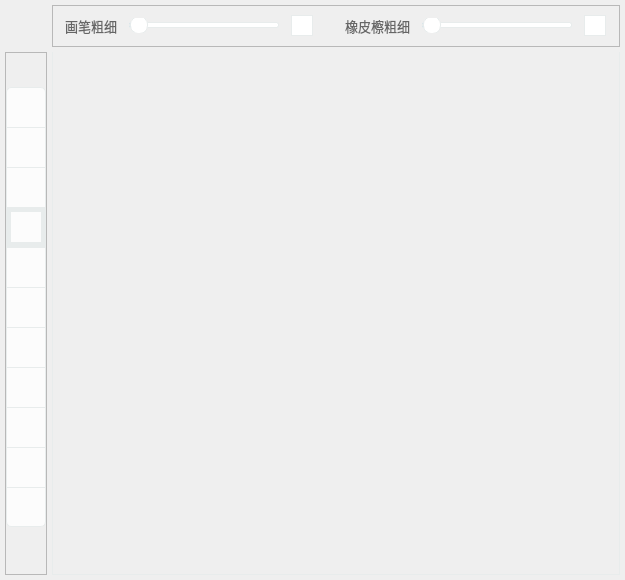
<?xml version="1.0" encoding="UTF-8"?>
<ui version="4.0">
 <class>WhiteBoardWidget</class>
 <widget class="QWidget" name="WhiteBoardWidget">
  <property name="geometry">
   <rect>
    <x>0</x>
    <y>0</y>
    <width>625</width>
    <height>580</height>
   </rect>
  </property>
  <property name="minimumSize">
   <size>
    <width>625</width>
    <height>580</height>
   </size>
  </property>
  <property name="windowTitle">
   <string>Form</string>
  </property>
  <layout class="QGridLayout" name="gridLayout">
   <property name="leftMargin">
    <number>5</number>
   </property>
   <property name="topMargin">
    <number>5</number>
   </property>
   <property name="rightMargin">
    <number>5</number>
   </property>
   <property name="bottomMargin">
    <number>5</number>
   </property>
   <property name="spacing">
    <number>5</number>
   </property>
   <item row="1" column="0">
    <widget class="QFrame" name="btn_tool_bar_frame">
     <property name="minimumSize">
      <size>
       <width>42</width>
       <height>0</height>
      </size>
     </property>
     <property name="frameShape">
      <enum>QFrame::StyledPanel</enum>
     </property>
     <property name="frameShadow">
      <enum>QFrame::Raised</enum>
     </property>
     <layout class="QVBoxLayout" name="verticalLayout">
      <property name="spacing">
       <number>0</number>
      </property>
      <property name="leftMargin">
       <number>0</number>
      </property>
      <property name="topMargin">
       <number>0</number>
      </property>
      <property name="rightMargin">
       <number>0</number>
      </property>
      <property name="bottomMargin">
       <number>0</number>
      </property>
      <item>
       <widget class="QPushButton" name="add_board_btn">
        <property name="cursor">
         <cursorShape>PointingHandCursor</cursorShape>
        </property>
        <property name="toolTip">
         <string>新建画板</string>
        </property>
        <property name="styleSheet">
         <string notr="true">QPushButton {
	border: none;
	background: none;
}</string>
        </property>
        <property name="text">
         <string/>
        </property>
        <property name="icon">
         <iconset resource="../../Status.qrc">
          <normaloff>:/button/Resources/material/button/新建.png</normaloff>:/button/Resources/material/button/新建.png</iconset>
        </property>
        <property name="iconSize">
         <size>
          <width>20</width>
          <height>20</height>
         </size>
        </property>
       </widget>
      </item>
      <item>
       <spacer name="verticalSpacer_2">
        <property name="orientation">
         <enum>Qt::Vertical</enum>
        </property>
        <property name="sizeType">
         <enum>QSizePolicy::Fixed</enum>
        </property>
        <property name="sizeHint" stdset="0">
         <size>
          <width>20</width>
          <height>20</height>
         </size>
        </property>
       </spacer>
      </item>
      <item>
       <widget class="QPushButton" name="black_pen_btn">
        <property name="minimumSize">
         <size>
          <width>40</width>
          <height>40</height>
         </size>
        </property>
        <property name="maximumSize">
         <size>
          <width>40</width>
          <height>40</height>
         </size>
        </property>
        <property name="cursor">
         <cursorShape>PointingHandCursor</cursorShape>
        </property>
        <property name="toolTip">
         <string>黑笔</string>
        </property>
        <property name="styleSheet">
         <string notr="true">QPushButton {
	border: 1px solid #E8ECEC;
	border-bottom: none;
	border-top-left-radius: 5px;
	border-top-right-radius: 5px;
	background-color: #FCFCFC;
}

QPushButton:hover {
	background-color: #E3E3E3;
}

QPushButton:checked {
	background-color: #CACACA;
}</string>
        </property>
        <property name="text">
         <string/>
        </property>
        <property name="icon">
         <iconset resource="../../Status.qrc">
          <normaloff>:/button/Resources/material/button/pen#000000.png</normaloff>:/button/Resources/material/button/pen#000000.png</iconset>
        </property>
        <property name="iconSize">
         <size>
          <width>20</width>
          <height>20</height>
         </size>
        </property>
        <property name="checkable">
         <bool>true</bool>
        </property>
       </widget>
      </item>
      <item>
       <widget class="QPushButton" name="red_pen_btn">
        <property name="minimumSize">
         <size>
          <width>40</width>
          <height>40</height>
         </size>
        </property>
        <property name="maximumSize">
         <size>
          <width>40</width>
          <height>40</height>
         </size>
        </property>
        <property name="cursor">
         <cursorShape>PointingHandCursor</cursorShape>
        </property>
        <property name="toolTip">
         <string>红笔</string>
        </property>
        <property name="styleSheet">
         <string notr="true">QPushButton {
	border: 1px solid #E8ECEC;
	border-bottom: none;
	background-color: #FCFCFC;
}

QPushButton:hover {
	background-color: #E3E3E3;
}

QPushButton:checked {
	background-color: #CACACA;
}</string>
        </property>
        <property name="text">
         <string/>
        </property>
        <property name="icon">
         <iconset resource="../../Status.qrc">
          <normaloff>:/button/Resources/material/button/pend#d81e06.png</normaloff>:/button/Resources/material/button/pend#d81e06.png</iconset>
        </property>
        <property name="iconSize">
         <size>
          <width>20</width>
          <height>20</height>
         </size>
        </property>
        <property name="checkable">
         <bool>true</bool>
        </property>
       </widget>
      </item>
      <item>
       <widget class="QPushButton" name="blue_pen_btn">
        <property name="minimumSize">
         <size>
          <width>40</width>
          <height>40</height>
         </size>
        </property>
        <property name="maximumSize">
         <size>
          <width>40</width>
          <height>40</height>
         </size>
        </property>
        <property name="cursor">
         <cursorShape>PointingHandCursor</cursorShape>
        </property>
        <property name="toolTip">
         <string>蓝笔</string>
        </property>
        <property name="styleSheet">
         <string notr="true">QPushButton {
	border: 1px solid #E8ECEC;
	border-bottom: none;
	background-color: #FCFCFC;
}

QPushButton:hover {
	background-color: #E3E3E3;
}

QPushButton:checked {
	background-color: #CACACA;
}</string>
        </property>
        <property name="text">
         <string/>
        </property>
        <property name="icon">
         <iconset resource="../../Status.qrc">
          <normaloff>:/button/Resources/material/button/pen#1296db.png</normaloff>:/button/Resources/material/button/pen#1296db.png</iconset>
        </property>
        <property name="iconSize">
         <size>
          <width>20</width>
          <height>20</height>
         </size>
        </property>
        <property name="checkable">
         <bool>true</bool>
        </property>
       </widget>
      </item>
      <item>
       <widget class="QPushButton" name="color_pen_btn">
        <property name="minimumSize">
         <size>
          <width>40</width>
          <height>40</height>
         </size>
        </property>
        <property name="maximumSize">
         <size>
          <width>40</width>
          <height>40</height>
         </size>
        </property>
        <property name="cursor">
         <cursorShape>PointingHandCursor</cursorShape>
        </property>
        <property name="toolTip">
         <string>自定义颜色</string>
        </property>
        <property name="styleSheet">
         <string notr="true">QPushButton {
	border: 5px solid #E8ECEC;
	background-color: #FCFCFC;
}

QPushButton:hover {
	background-color: #E3E3E3;
}

QPushButton:checked {
	background-color: #CACACA;
}</string>
        </property>
        <property name="text">
         <string/>
        </property>
        <property name="icon">
         <iconset resource="../../Status.qrc">
          <normaloff>:/button/Resources/material/button/color.png</normaloff>:/button/Resources/material/button/color.png</iconset>
        </property>
        <property name="iconSize">
         <size>
          <width>20</width>
          <height>20</height>
         </size>
        </property>
        <property name="checkable">
         <bool>true</bool>
        </property>
       </widget>
      </item>
      <item>
       <widget class="QPushButton" name="text_btn">
        <property name="minimumSize">
         <size>
          <width>40</width>
          <height>40</height>
         </size>
        </property>
        <property name="maximumSize">
         <size>
          <width>40</width>
          <height>40</height>
         </size>
        </property>
        <property name="cursor">
         <cursorShape>PointingHandCursor</cursorShape>
        </property>
        <property name="toolTip">
         <string>插入文本</string>
        </property>
        <property name="styleSheet">
         <string notr="true">QPushButton {
	border: 1px solid #E8ECEC;
	border-bottom: none;
	background-color: #FCFCFC;
}

QPushButton:hover {
	background-color: #E3E3E3;
}

QPushButton:checked {
	background-color: #CACACA;
}</string>
        </property>
        <property name="text">
         <string/>
        </property>
        <property name="icon">
         <iconset resource="../../Status.qrc">
          <normaloff>:/button/Resources/material/button/text.png</normaloff>:/button/Resources/material/button/text.png</iconset>
        </property>
        <property name="iconSize">
         <size>
          <width>20</width>
          <height>20</height>
         </size>
        </property>
        <property name="checkable">
         <bool>true</bool>
        </property>
       </widget>
      </item>
      <item>
       <widget class="QPushButton" name="line_btn">
        <property name="minimumSize">
         <size>
          <width>40</width>
          <height>40</height>
         </size>
        </property>
        <property name="maximumSize">
         <size>
          <width>40</width>
          <height>40</height>
         </size>
        </property>
        <property name="cursor">
         <cursorShape>PointingHandCursor</cursorShape>
        </property>
        <property name="toolTip">
         <string>直线</string>
        </property>
        <property name="styleSheet">
         <string notr="true">QPushButton {
	border: 1px solid #E8ECEC;
	border-bottom: none;
	background-color: #FCFCFC;
}

QPushButton:hover {
	background-color: #E3E3E3;
}

QPushButton:checked {
	background-color: #CACACA;
}</string>
        </property>
        <property name="text">
         <string/>
        </property>
        <property name="icon">
         <iconset resource="../../Status.qrc">
          <normaloff>:/button/Resources/material/button/line.png</normaloff>:/button/Resources/material/button/line.png</iconset>
        </property>
        <property name="iconSize">
         <size>
          <width>20</width>
          <height>20</height>
         </size>
        </property>
        <property name="checkable">
         <bool>true</bool>
        </property>
       </widget>
      </item>
      <item>
       <widget class="QPushButton" name="rect_btn">
        <property name="minimumSize">
         <size>
          <width>40</width>
          <height>40</height>
         </size>
        </property>
        <property name="maximumSize">
         <size>
          <width>40</width>
          <height>40</height>
         </size>
        </property>
        <property name="cursor">
         <cursorShape>PointingHandCursor</cursorShape>
        </property>
        <property name="toolTip">
         <string>矩形</string>
        </property>
        <property name="styleSheet">
         <string notr="true">QPushButton {
	border: 1px solid #E8ECEC;
	border-bottom: none;
	background-color: #FCFCFC;
}

QPushButton:hover {
	background-color: #E3E3E3;
}

QPushButton:checked {
	background-color: #CACACA;
}</string>
        </property>
        <property name="text">
         <string/>
        </property>
        <property name="icon">
         <iconset resource="../../Status.qrc">
          <normaloff>:/button/Resources/material/button/rect.png</normaloff>:/button/Resources/material/button/rect.png</iconset>
        </property>
        <property name="iconSize">
         <size>
          <width>20</width>
          <height>20</height>
         </size>
        </property>
        <property name="checkable">
         <bool>true</bool>
        </property>
       </widget>
      </item>
      <item>
       <widget class="QPushButton" name="ellipse_btn">
        <property name="minimumSize">
         <size>
          <width>40</width>
          <height>40</height>
         </size>
        </property>
        <property name="maximumSize">
         <size>
          <width>40</width>
          <height>40</height>
         </size>
        </property>
        <property name="cursor">
         <cursorShape>PointingHandCursor</cursorShape>
        </property>
        <property name="toolTip">
         <string>椭圆</string>
        </property>
        <property name="styleSheet">
         <string notr="true">QPushButton {
	border: 1px solid #E8ECEC;
	border-bottom: none;
	background-color: #FCFCFC;
}

QPushButton:hover {
	background-color: #E3E3E3;
}

QPushButton:checked {
	background-color: #CACACA;
}</string>
        </property>
        <property name="text">
         <string/>
        </property>
        <property name="icon">
         <iconset resource="../../Status.qrc">
          <normaloff>:/button/Resources/material/button/circle.png</normaloff>:/button/Resources/material/button/circle.png</iconset>
        </property>
        <property name="iconSize">
         <size>
          <width>20</width>
          <height>20</height>
         </size>
        </property>
        <property name="checkable">
         <bool>true</bool>
        </property>
       </widget>
      </item>
      <item>
       <widget class="QPushButton" name="clear_btn">
        <property name="minimumSize">
         <size>
          <width>40</width>
          <height>40</height>
         </size>
        </property>
        <property name="maximumSize">
         <size>
          <width>40</width>
          <height>40</height>
         </size>
        </property>
        <property name="cursor">
         <cursorShape>PointingHandCursor</cursorShape>
        </property>
        <property name="toolTip">
         <string>清空画板</string>
        </property>
        <property name="styleSheet">
         <string notr="true">QPushButton {
	border: 1px solid #E8ECEC;
	border-bottom: none;
	background-color: #FCFCFC;
}

QPushButton:hover {
	background-color: #E3E3E3;
}

QPushButton:pressed {
	background-color: #CACACA;
}</string>
        </property>
        <property name="text">
         <string/>
        </property>
        <property name="icon">
         <iconset resource="../../Status.qrc">
          <normaloff>:/button/Resources/material/button/clear.png</normaloff>:/button/Resources/material/button/clear.png</iconset>
        </property>
        <property name="iconSize">
         <size>
          <width>20</width>
          <height>20</height>
         </size>
        </property>
        <property name="checkable">
         <bool>false</bool>
        </property>
       </widget>
      </item>
      <item>
       <widget class="QPushButton" name="undo_btn">
        <property name="minimumSize">
         <size>
          <width>40</width>
          <height>40</height>
         </size>
        </property>
        <property name="maximumSize">
         <size>
          <width>40</width>
          <height>40</height>
         </size>
        </property>
        <property name="cursor">
         <cursorShape>PointingHandCursor</cursorShape>
        </property>
        <property name="toolTip">
         <string>撤销</string>
        </property>
        <property name="styleSheet">
         <string notr="true">QPushButton {
	border: 1px solid #E8ECEC;
	border-bottom: none;
	background-color: #FCFCFC;
}

QPushButton:hover {
	background-color: #E3E3E3;
}

QPushButton:pressed {
	background-color: #CACACA;
}</string>
        </property>
        <property name="text">
         <string/>
        </property>
        <property name="icon">
         <iconset resource="../../Status.qrc">
          <normaloff>:/button/Resources/material/button/undo.png</normaloff>:/button/Resources/material/button/undo.png</iconset>
        </property>
        <property name="iconSize">
         <size>
          <width>20</width>
          <height>20</height>
         </size>
        </property>
        <property name="checkable">
         <bool>false</bool>
        </property>
       </widget>
      </item>
      <item>
       <widget class="QPushButton" name="rubber_btn">
        <property name="minimumSize">
         <size>
          <width>40</width>
          <height>40</height>
         </size>
        </property>
        <property name="maximumSize">
         <size>
          <width>40</width>
          <height>40</height>
         </size>
        </property>
        <property name="cursor">
         <cursorShape>PointingHandCursor</cursorShape>
        </property>
        <property name="toolTip">
         <string>橡皮檫</string>
        </property>
        <property name="styleSheet">
         <string notr="true">QPushButton {
	border: 1px solid #E8ECEC;
	border-bottom-left-radius: 5px;
	border-bottom-right-radius: 5px;
	background-color: #FCFCFC;
}

QPushButton:hover {
	background-color: #E3E3E3;
}

QPushButton:checked {
	background-color: #CACACA;
}</string>
        </property>
        <property name="text">
         <string/>
        </property>
        <property name="icon">
         <iconset resource="../../Status.qrc">
          <normaloff>:/button/Resources/material/button/rubber.png</normaloff>:/button/Resources/material/button/rubber.png</iconset>
        </property>
        <property name="iconSize">
         <size>
          <width>20</width>
          <height>20</height>
         </size>
        </property>
        <property name="checkable">
         <bool>true</bool>
        </property>
       </widget>
      </item>
      <item>
       <spacer name="verticalSpacer">
        <property name="orientation">
         <enum>Qt::Vertical</enum>
        </property>
        <property name="sizeHint" stdset="0">
         <size>
          <width>20</width>
          <height>35</height>
         </size>
        </property>
       </spacer>
      </item>
     </layout>
    </widget>
   </item>
   <item row="1" column="1">
    <widget class="QTabWidget" name="board_tabWidget">
     <property name="minimumSize">
      <size>
       <width>0</width>
       <height>0</height>
      </size>
     </property>
     <property name="font">
      <font>
       <family>微软雅黑</family>
       <pointsize>10</pointsize>
      </font>
     </property>
     <property name="styleSheet">
      <string notr="true">QTabBar::tab {
	padding-top: 0px;
	color: #999999;
	border-top-left-radius: 3px;
	border-top-right-radius: 3px;
	height: 20px;
	width: 90px;
}

QTabBar::tab:selected {
	color: #1296db;
	border: 1px solid #E8ECEC;
	border-bottom: none;
	border-top-left-radius: 3px;
	border-top-right-radius: 3px;
	background-color: #ffffff;
	height: 20px;
	width: 90px;
}

QTabBar::tab:hover {
	background-color: #E6E6E6;
}

QTabWidget#board_tabWidget::pane {
	border: 1px solid #E8ECEC;
	border-top: none;
}

QTabBar::close-button {
	image: url(:/button/Resources/material/button/close_mini.png);
}
QTabBar::close-button:hover {
    image: url(:/button/Resources/material/button/close_mini.png);
	border-radius: 8px;
	background-color: red;
}


QScrollArea {border:none;background-color:transparent;}
QScrollBar:vertical {border:none;background-color:#ffffff;width:10px;}
QScrollBar:vertical:hover {border:none;background-color:rgb(220,220,220);width:10px;}
QScrollBar::handle:vertical{border-radius:5px;background:rgb(220,220,220);min-height:20px;}QScrollBar::handle:vertical:hover{border-radius:5px;background:rgb(200,200,200);min-height:20px;}QScrollBar::add-line:vertical{height:0;subcontrol-position:bottom;subcontrol-origin:margin;}QScrollBar::sub-line:vertical{height:0px;subcontrol-position:top;subcontrol-origin:margin;}QScrollBar:horizontal{border:none;background-color:#ffffff;height:10px;}QScrollBar:horizontal:hover{border:none;background-color:rgb(220,220,220);height:10px;}QScrollBar::handle:horizontal{border-radius:5px;background:rgb(220,220,220);min-width:20px;}QScrollBar::handle:horizontal:hover{border-radius:5px;background:rgb(200,200,200);min-width:20px;}QScrollBar::add-line:horizontal{width:0;subcontrol-position:bottom;subcontrol-origin:margin;}QScrollBar::sub-line:horizontal{width:0px;subcontrol-position:top;subcontrol-origin:margin;}</string>
     </property>
     <property name="tabShape">
      <enum>QTabWidget::Rounded</enum>
     </property>
     <property name="currentIndex">
      <number>-1</number>
     </property>
     <property name="tabsClosable">
      <bool>true</bool>
     </property>
    </widget>
   </item>
   <item row="0" column="1">
    <widget class="QFrame" name="slider_tool_bar_frame">
     <property name="minimumSize">
      <size>
       <width>0</width>
       <height>42</height>
      </size>
     </property>
     <property name="frameShape">
      <enum>QFrame::StyledPanel</enum>
     </property>
     <property name="frameShadow">
      <enum>QFrame::Raised</enum>
     </property>
     <layout class="QHBoxLayout" name="horizontalLayout">
      <property name="spacing">
       <number>0</number>
      </property>
      <property name="leftMargin">
       <number>0</number>
      </property>
      <property name="topMargin">
       <number>0</number>
      </property>
      <property name="rightMargin">
       <number>0</number>
      </property>
      <property name="bottomMargin">
       <number>0</number>
      </property>
      <item>
       <widget class="QLabel" name="label_6">
        <property name="sizePolicy">
         <sizepolicy hsizetype="Fixed" vsizetype="Fixed">
          <horstretch>0</horstretch>
          <verstretch>0</verstretch>
         </sizepolicy>
        </property>
        <property name="font">
         <font>
          <family>微软雅黑</family>
          <pointsize>10</pointsize>
         </font>
        </property>
        <property name="styleSheet">
         <string notr="true">QLabel {
	color: #666666;
}</string>
        </property>
        <property name="text">
         <string>画笔粗细</string>
        </property>
       </widget>
      </item>
      <item>
       <widget class="QSlider" name="pen_width_slider">
        <property name="sizePolicy">
         <sizepolicy hsizetype="Expanding" vsizetype="Fixed">
          <horstretch>0</horstretch>
          <verstretch>0</verstretch>
         </sizepolicy>
        </property>
        <property name="minimumSize">
         <size>
          <width>30</width>
          <height>0</height>
         </size>
        </property>
        <property name="maximumSize">
         <size>
          <width>150</width>
          <height>16777215</height>
         </size>
        </property>
        <property name="styleSheet">
         <string notr="true">QSlider::groove:horizontal {
    border: 1px solid #E8ECEC;
	border-radius: 2px;
    height: 4px; 
    background: #ffffff;
}

QSlider::handle:horizontal {
    border: 1px solid #E8ECEC;
	border-radius: 2px;
    background: #ffffff;
	width: 16px;
    margin-top: -7px;
    margin-bottom: -7px;
    border-radius: 8px;
}

QSlider::sub-page:horizontal {
	border: 1px solid #E8ECEC;
	border-radius: 2px;
    height: 4px; 
    background-color: #1296db;
}</string>
        </property>
        <property name="minimum">
         <number>1</number>
        </property>
        <property name="sliderPosition">
         <number>1</number>
        </property>
        <property name="orientation">
         <enum>Qt::Horizontal</enum>
        </property>
       </widget>
      </item>
      <item>
       <widget class="QLineEdit" name="pen_width_edit">
        <property name="sizePolicy">
         <sizepolicy hsizetype="Fixed" vsizetype="Fixed">
          <horstretch>0</horstretch>
          <verstretch>0</verstretch>
         </sizepolicy>
        </property>
        <property name="minimumSize">
         <size>
          <width>22</width>
          <height>0</height>
         </size>
        </property>
        <property name="maximumSize">
         <size>
          <width>20</width>
          <height>16777215</height>
         </size>
        </property>
        <property name="font">
         <font>
          <family>微软雅黑</family>
          <pointsize>9</pointsize>
         </font>
        </property>
        <property name="styleSheet">
         <string notr="true">QLineEdit {
	border: 1px solid #E8ECEC;
}</string>
        </property>
        <property name="text">
         <string/>
        </property>
       </widget>
      </item>
      <item>
       <spacer name="horizontalSpacer_4">
        <property name="orientation">
         <enum>Qt::Horizontal</enum>
        </property>
        <property name="sizeType">
         <enum>QSizePolicy::Fixed</enum>
        </property>
        <property name="sizeHint" stdset="0">
         <size>
          <width>20</width>
          <height>20</height>
         </size>
        </property>
       </spacer>
      </item>
      <item>
       <widget class="QLabel" name="label_7">
        <property name="sizePolicy">
         <sizepolicy hsizetype="Fixed" vsizetype="Fixed">
          <horstretch>0</horstretch>
          <verstretch>0</verstretch>
         </sizepolicy>
        </property>
        <property name="font">
         <font>
          <family>微软雅黑</family>
          <pointsize>10</pointsize>
         </font>
        </property>
        <property name="styleSheet">
         <string notr="true">QLabel {
	color: #666666;
}</string>
        </property>
        <property name="text">
         <string>橡皮檫粗细</string>
        </property>
       </widget>
      </item>
      <item>
       <widget class="QSlider" name="rubber_width_slider">
        <property name="sizePolicy">
         <sizepolicy hsizetype="Expanding" vsizetype="Fixed">
          <horstretch>0</horstretch>
          <verstretch>0</verstretch>
         </sizepolicy>
        </property>
        <property name="minimumSize">
         <size>
          <width>30</width>
          <height>0</height>
         </size>
        </property>
        <property name="maximumSize">
         <size>
          <width>150</width>
          <height>16777215</height>
         </size>
        </property>
        <property name="styleSheet">
         <string notr="true">QSlider::groove:horizontal {
    border: 1px solid #E8ECEC;
	border-radius: 2px;
    height: 4px; 
    background: #ffffff;
}

QSlider::handle:horizontal {
    border: 1px solid #E8ECEC;
	border-radius: 2px;
    background: #ffffff;
	width: 16px;
    margin-top: -7px;
    margin-bottom: -7px;
    border-radius: 8px;
}

QSlider::sub-page:horizontal {
	border: 1px solid #E8ECEC;
	border-radius: 2px;
    height: 4px; 
    background-color: #1296db;
}</string>
        </property>
        <property name="minimum">
         <number>1</number>
        </property>
        <property name="orientation">
         <enum>Qt::Horizontal</enum>
        </property>
       </widget>
      </item>
      <item>
       <widget class="QLineEdit" name="rubber_width_edit">
        <property name="sizePolicy">
         <sizepolicy hsizetype="Fixed" vsizetype="Fixed">
          <horstretch>0</horstretch>
          <verstretch>0</verstretch>
         </sizepolicy>
        </property>
        <property name="minimumSize">
         <size>
          <width>22</width>
          <height>0</height>
         </size>
        </property>
        <property name="maximumSize">
         <size>
          <width>20</width>
          <height>16777215</height>
         </size>
        </property>
        <property name="font">
         <font>
          <family>微软雅黑</family>
          <pointsize>9</pointsize>
         </font>
        </property>
        <property name="styleSheet">
         <string notr="true">QLineEdit {
	border: 1px solid #E8ECEC;
}</string>
        </property>
        <property name="text">
         <string/>
        </property>
       </widget>
      </item>
     </layout>
    </widget>
   </item>
  </layout>
 </widget>
 <resources>
  <include location="../../Status.qrc"/>
 </resources>
 <connections/>
</ui>
